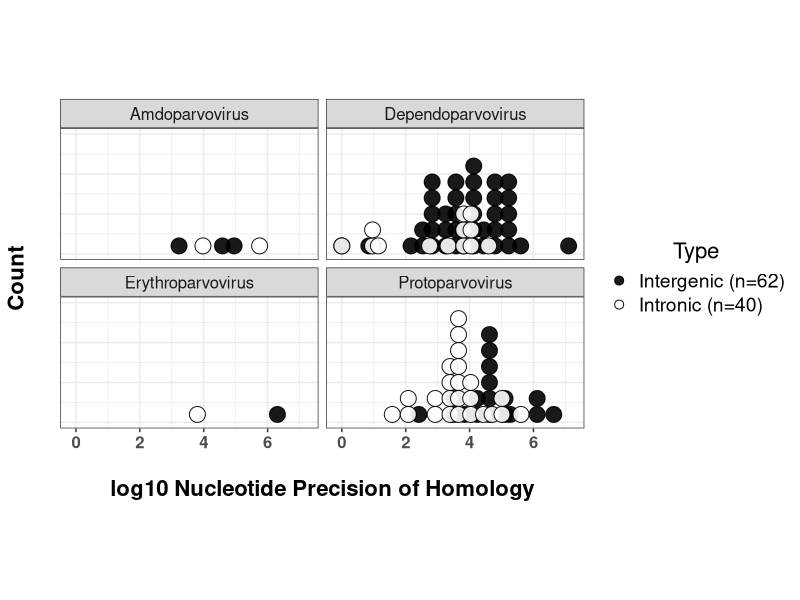
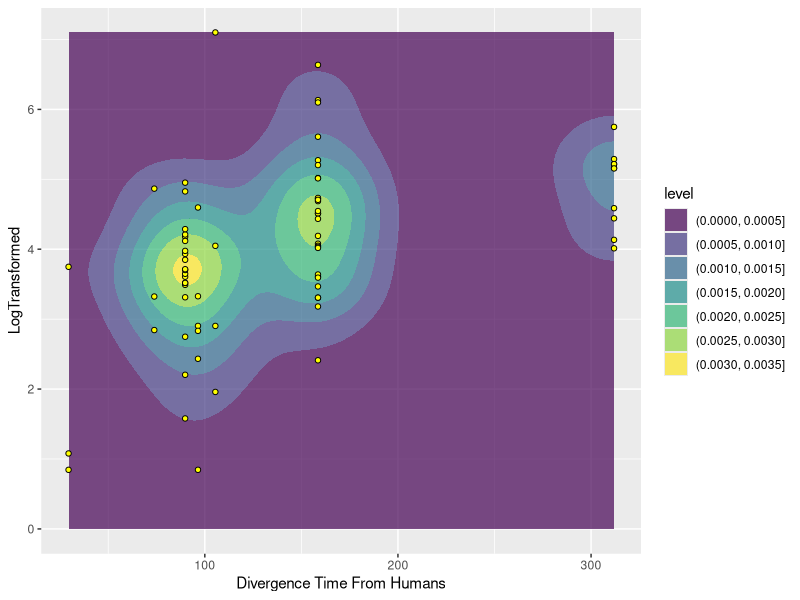
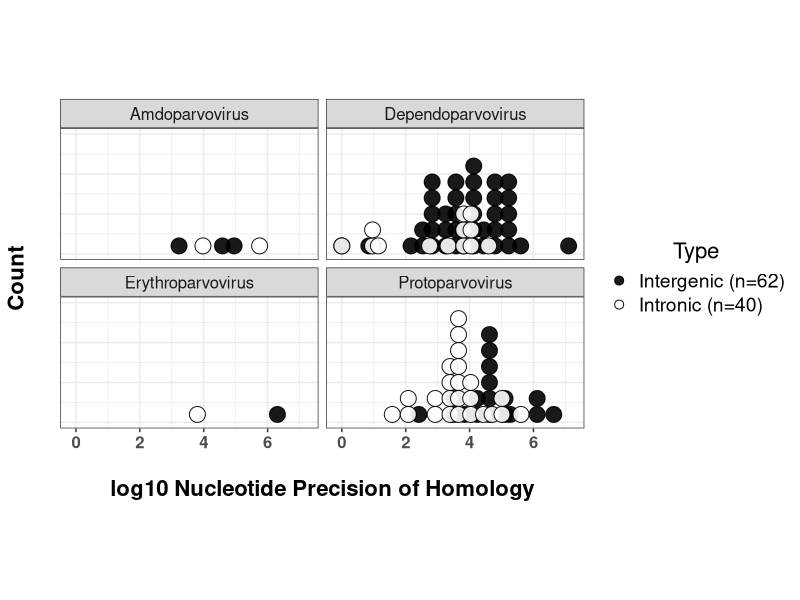

Write R code to recreate these figures, in order.
## ---- chunk 1
knitr::opts_chunk$set(echo = TRUE, warning=FALSE, message=FALSE)
## ---- chunk 2
library(tidyverse)
## ---- chunk 3
data<-read_csv("meta/full-table.csv") %>% 
  filter(HumanCoords !="NA") %>%
  separate(HumanCoords, into = c("Chrom","Start","Stop")) 
data$Start<-as.numeric(data$Start)
data$Stop <-as.numeric(data$Stop)

data<-data %>%  mutate(Confidence=abs(Stop-Start))

intronic<-data %>% filter(Type=="Intronic") 
intergenic<-data %>% filter(Type=="Intergenic") 

# Combine and log transform

inter<-intergenic %>% select(EVE, Chromosome, Confidence, VirusGenus, Type, `Divergence Time From Humans`) %>% filter(Confidence != "NA")
intron<-intronic %>% select(EVE, Chromosome, Confidence, VirusGenus, Type, `Divergence Time From Humans`) %>% filter(Confidence != "NA")

dotplot<-bind_rows(inter,intron) %>% filter(Confidence != "NA") %>% mutate(LogTransformed=log10(Confidence))
## ---- chunk 4
ggplot(dotplot, aes(x=LogTransformed, fill=Type)) + 
  #geom_vline(aes(xintercept=3), alpha=0.5, linetype="dotdash") +
  geom_dotplot(binwidth = .25, alpha=0.9, dotsize=2) +
  scale_fill_manual(values = c("black","white"), labels=c(paste0("Intergenic (n=",nrow(inter),")"),
                                                                 paste0("Intronic (n=",  nrow(intron),")"))) +
  xlab("\nlog10 Nucleotide Precision of Homology") +
  theme_bw() +
  ylab("Count\n") +
  theme(axis.ticks.y = element_blank(), axis.text.y=element_blank()) +
  theme(axis.text = element_text(size=12, face="bold")) +
  theme(axis.title = element_text(size=16, face="bold")) +
  theme(legend.title.align = 0.5, legend.title = element_text(size=16),
        legend.text=element_text(size=14)) +
  facet_wrap(.~VirusGenus) +
  coord_fixed(ratio=2.5) +
  ylim(0,1.5) +
  #theme(panel.grid=element_blank()) +
  #theme(legend.position = "none") +
  theme(strip.text = element_text(size = 12))

ggsave("homology-plots/figure-1b.pdf")
## ---- chunk 5
ggplot(dotplot, aes(x=`Divergence Time From Humans`, y=LogTransformed)) +
  geom_density_2d_filled(alpha=0.7) +
  geom_point(pch=21, fill="yellow") 
## ---- chunk 6
dotplot %>% group_by(VirusGenus) %>% mutate(MeanConfidence=mean(Confidence), Mean=mean(LogTransformed), Count=n()) %>% select(VirusGenus, MeanConfidence, Mean, Count) %>% unique()
